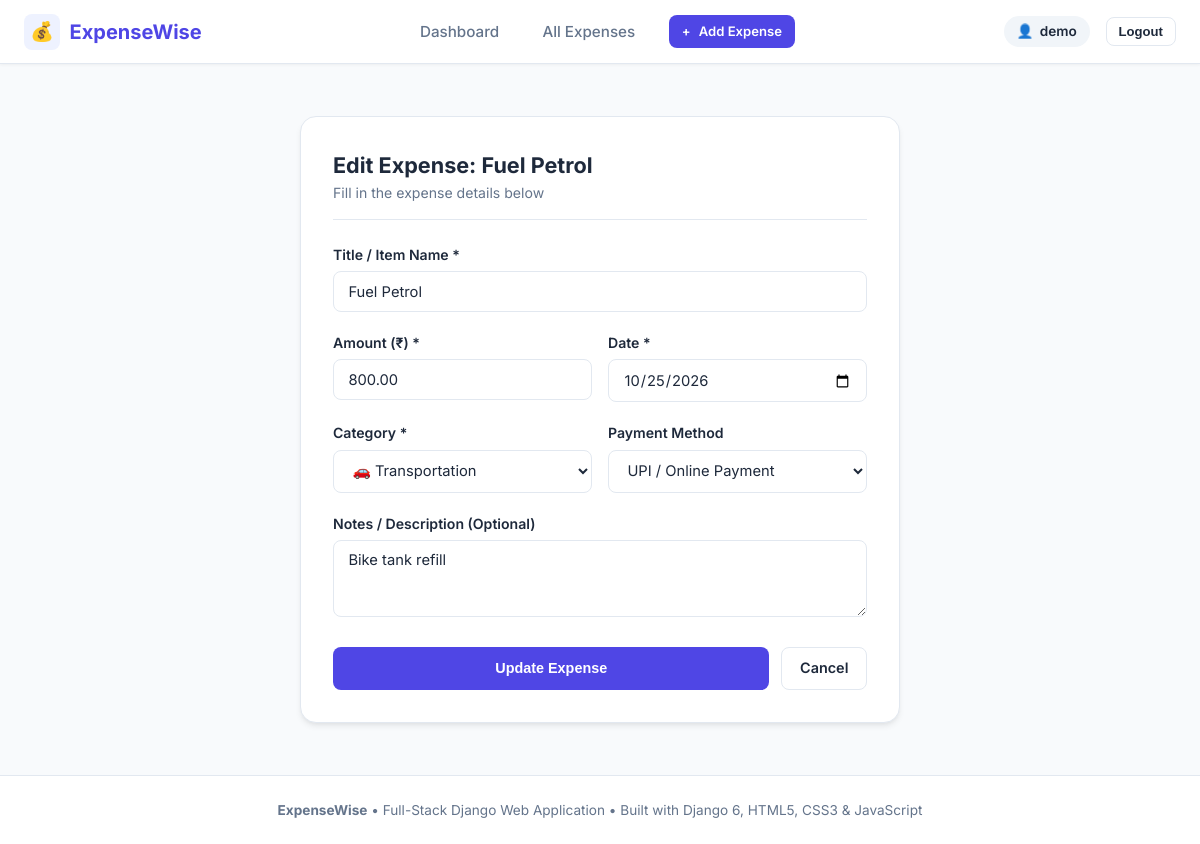
The page /expenses/4/edit/ (signed in) on the database its author committed.
### expenses/models.py (models this page shows, shortened)
class Expense(models.Model):
    PAYMENT_CHOICES = [
        ('UPI', 'UPI / Online Payment'),
        ('Cash', 'Cash'),
        ('Card', 'Debit / Credit Card'),
        ('NetBanking', 'Net Banking'),
    ]
    user = models.ForeignKey(User, on_delete=models.CASCADE, related_name='expenses')
    title = models.CharField(max_length=150)
    amount = models.DecimalField(max_digits=10, decimal_places=2)
    category = models.ForeignKey(Category, on_delete=models.SET_NULL, null=True, related_name='expenses')
    payment_method = models.CharField(max_length=20, choices=PAYMENT_CHOICES, default='UPI')
    date = models.DateField(default=timezone.now)
    description = models.TextField(blank=True, null=True)
    created_at = models.DateTimeField(auto_now_add=True)
    updated_at = models.DateTimeField(auto_now=True)
    class Meta:
        ordering = ['-date', '-created_at']

### expenses/views.py (the view)
# urls.py: path('expenses/<int:pk>/edit/', views.edit_expense_view, name='edit_expense'),
@login_required
def edit_expense_view(request, pk):
    expense = get_object_or_404(Expense, pk=pk, user=request.user)
    if request.method == 'POST':
        form = ExpenseForm(request.POST, instance=expense)
        if form.is_valid():
            form.save()
            messages.success(request, f"Expense '{expense.title}' updated successfully!")
            return redirect('expense_list')
        else:
            messages.error(request, "Please check the form for errors.")
    else:
        form = ExpenseForm(instance=expense)
    return render(request, 'expenses/expense_form.html', {
        'form': form,
        'expense': expense,
        'action_title': f"Edit Expense: {expense.title}",
        'button_text': 'Update Expense'
    })

### expenses/models.py (called while the page is built)
    def __str__(self):
        return f"{self.icon} {self.name}"

### templates/expenses/expense_form.html (shortened to what this page needs)
{% extends 'base.html' %}
{% block content %}
<div class="form-card">
    <div style="margin-bottom: 1.5rem; border-bottom: 1px solid var(--border); padding-bottom: 1rem;">
        <h2 style="font-size: 1.35rem; font-weight: 700;">{{ action_title }}</h2>
        <p style="color: var(--text-muted); font-size: 0.88rem;">Fill in the expense details below</p>
    </div>
    <form method="post">
        <div class="form-group">
            <label class="form-label" for="id_title">Title / Item Name *</label>
            {{ form.title }}
        </div>
        <div style="display: grid; grid-template-columns: 1fr 1fr; gap: 1rem;">
            <div class="form-group">
                <label class="form-label" for="id_amount">Amount (₹) *</label>
                {{ form.amount }}
            </div>
            <div class="form-group">
                <label class="form-label" for="id_date">Date *</label>
                {{ form.date }}
            </div>
        </div>
        <div style="display: grid; grid-template-columns: 1fr 1fr; gap: 1rem;">
            <div class="form-group">
                <label class="form-label" for="id_category">Category *</label>
                {{ form.category }}
            </div>
            <div class="form-group">
                <label class="form-label" for="id_payment_method">Payment Method</label>
                {{ form.payment_method }}
            </div>
        </div>
        <div class="form-group">
            <label class="form-label" for="id_description">Notes / Description (Optional)</label>
            {{ form.description }}
        </div>
        <div style="display: flex; gap: 0.75rem; margin-top: 1.5rem;">
            <button type="submit" class="btn btn-primary" style="flex: 1;">
                {{ button_text }}
            </button>
            <a href="{% url 'expense_list' %}" class="btn btn-outline">
                Cancel
            </a>
        </div>
    </form>
</div>
{% endblock %}

### templates/base.html (shortened to what this page needs)
{% load static %}
<!DOCTYPE html>
<html lang="en">
<head>
    <link rel="stylesheet" href="{% static 'css/style.css' %}">
</head>
<body>
    <header class="navbar">
        <div class="nav-container">
            <a href="{% url 'dashboard' %}" class="brand">
                <span class="brand-icon">💰</span>
                <span>ExpenseWise</span>
            </a>
            {% if user.is_authenticated %}
            <nav>
                <ul class="nav-links">
                    <li><a href="{% url 'dashboard' %}" class="nav-link {% if request.resolver_match.url_name == 'dashboard' %}active{% endif %}">Dashboard</a></li>
                    <li><a href="{% url 'expense_list' %}" class="nav-link {% if request.resolver_match.url_name == 'expense_list' %}active{% endif %}">All Expenses</a></li>
                    <li>
                        <a href="{% url 'add_expense' %}" class="btn btn-primary btn-sm">
                            <span>+</span> Add Expense
                        </a>
                    </li>
                </ul>
            </nav>
            <div class="nav-user">
                <span class="user-badge">
                    <span>👤</span> {{ user.username }}
                </span>
                <form action="{% url 'logout' %}" method="post" style="display: inline;">
                    <button type="submit" class="btn btn-outline btn-sm">Logout</button>
                </form>
            </div>
            {% else %}
            <div class="nav-user">
                <a href="{% url 'login' %}" class="btn btn-outline btn-sm">Login</a>
                <a href="{% url 'register' %}" class="btn btn-primary btn-sm">Sign Up Free</a>
            </div>
            {% endif %}
        </div>
    </header>
    <main class="main-content">
        {% block content %}
        {% endblock %}
    </main>
    <footer class="footer">
        <p><strong>ExpenseWise</strong> &bull; Full-Stack Django Web Application &bull; Built with Django 6, HTML5, CSS3 & JavaScript</p>
    </footer>
</body>
</html>

### static/css/style.css (style rules this page uses)
:root { --primary: #4F46E5; --primary-hover: #4338CA; --primary-light: #EEF2FF; --secondary: #0F172A; --surface: #FFFFFF; --background: #F8FAFC; --border: #E2E8F0; --text-main: #1E293B; --text-muted: #64748B; --success: #10B981; --success-light: #ECFDF5; --warning: #F59E0B; --warning-light: #FFFBEB; --danger: #EF4444; --danger-light: #FEF2F2; --radius-sm: 8px; --radius-md: 12px; --radius-lg: 16px; --shadow-sm: 0 1px 3px rgba(0, 0, 0, 0.05); --shadow-md: 0 4px 6px -1px rgba(0, 0, 0, 0.08), 0 2px 4px -2px rgba(0, 0, 0, 0.05); --shadow-lg: 0 10px 15px -3px rgba(0, 0, 0, 0.08), 0 4px 6px -4px rgba(0, 0, 0, 0.04); --transition: all 0.2s ease-in-out; }
* { margin: 0; padding: 0; box-sizing: border-box; }
body { font-family: 'Inter', -apple-system, BlinkMacSystemFont, "Segoe UI", Roboto, sans-serif; background-color: var(--background); color: var(--text-main); line-height: 1.5; min-height: 100vh; display: flex; flex-direction: column; }
.navbar { background: var(--surface); border-bottom: 1px solid var(--border); position: sticky; top: 0; z-index: 50; box-shadow: var(--shadow-sm); }
.nav-container { max-width: 1200px; margin: 0 auto; padding: 0.85rem 1.5rem; display: flex; align-items: center; justify-content: space-between; }
.brand { display: flex; align-items: center; gap: 0.6rem; text-decoration: none; font-weight: 700; font-size: 1.25rem; color: var(--primary); }
.brand-icon { background: var(--primary-light); color: var(--primary); width: 36px; height: 36px; display: flex; align-items: center; justify-content: center; border-radius: var(--radius-sm); font-size: 1.2rem; }
.nav-links { display: flex; align-items: center; gap: 1.5rem; list-style: none; }
.nav-link { text-decoration: none; color: var(--text-muted); font-weight: 500; font-size: 0.95rem; padding: 0.4rem 0.6rem; border-radius: var(--radius-sm); transition: var(--transition); }
.nav-user { display: flex; align-items: center; gap: 1rem; }
.user-badge { background-color: #F1F5F9; padding: 0.35rem 0.8rem; border-radius: 9999px; font-size: 0.85rem; color: var(--text-main); font-weight: 600; display: flex; align-items: center; gap: 0.4rem; }
.btn { display: inline-flex; align-items: center; justify-content: center; gap: 0.5rem; font-weight: 600; font-size: 0.9rem; padding: 0.6rem 1.1rem; border-radius: var(--radius-sm); border: 1px solid transparent; cursor: pointer; text-decoration: none; transition: var(--transition); }
.btn-primary { background-color: var(--primary); color: #FFFFFF; }
.btn-outline { background-color: transparent; border-color: var(--border); color: var(--text-main); }
.btn-sm { padding: 0.35rem 0.75rem; font-size: 0.82rem; }
.main-content { flex: 1; max-width: 1200px; width: 100%; margin: 1.75rem auto; padding: 0 1.5rem; }
.form-card { max-width: 600px; margin: 1.5rem auto; background: var(--surface); border: 1px solid var(--border); border-radius: var(--radius-lg); padding: 2rem; box-shadow: var(--shadow-md); }
.form-group { margin-bottom: 1.25rem; }
.form-label { display: block; font-size: 0.88rem; font-weight: 600; color: var(--text-main); margin-bottom: 0.4rem; }
.form-input, .form-select { width: 100%; padding: 0.65rem 0.9rem; font-size: 0.92rem; border: 1px solid var(--border); border-radius: var(--radius-sm); background-color: #FFFFFF; color: var(--text-main); transition: var(--transition); font-family: inherit; }
.footer { margin-top: auto; background: var(--surface); border-top: 1px solid var(--border); padding: 1.5rem 0; text-align: center; font-size: 0.85rem; color: var(--text-muted); }

### rows shown on the page
Expense: title "Fuel Petrol", amount "800.00", date "10/25/2026", category "🚗 Transportation", payment_method "UPI / Online Payment", description "Bike tank refill"

### other values the page prints
{{ user.username }} "demo"
{{ action_title }} "Edit Expense: Fuel Petrol"
{{ button_text }} "Update Expense"
